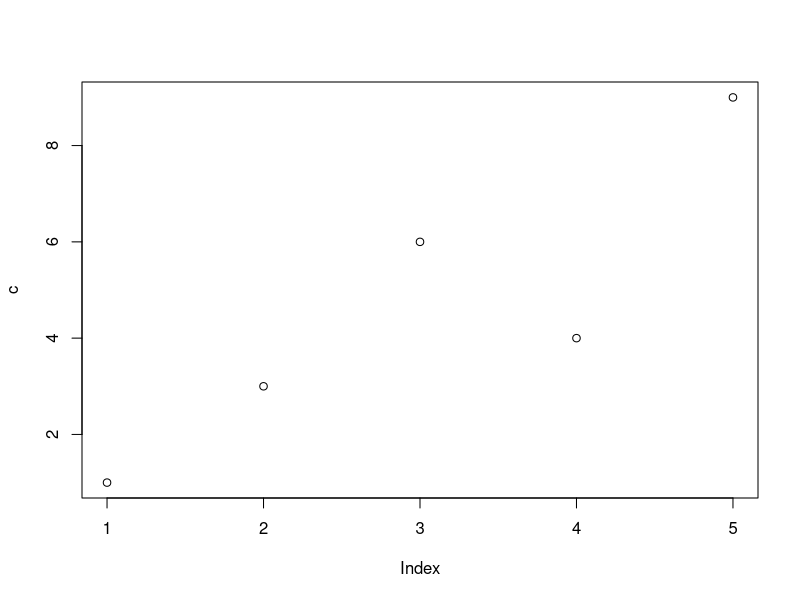
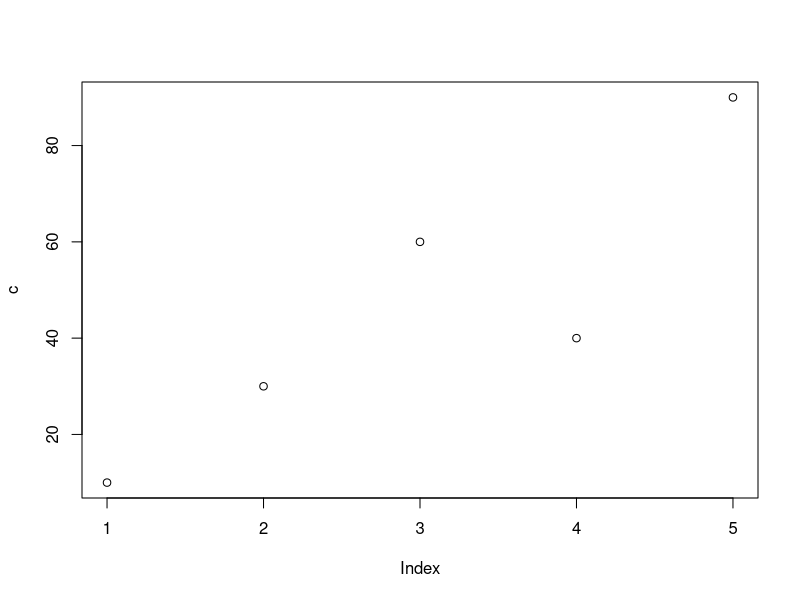

These charts were generated, in order, by the following R code:

png("files/Rgraph1.png", 490, 350)
c <- c(1, 3, 6, 4, 9)
plot(c)
dev.off()

png("files/Rgraph2.png", 490, 350)
c <- c(10, 30, 60, 40, 90)
plot(c)
dev.off()
